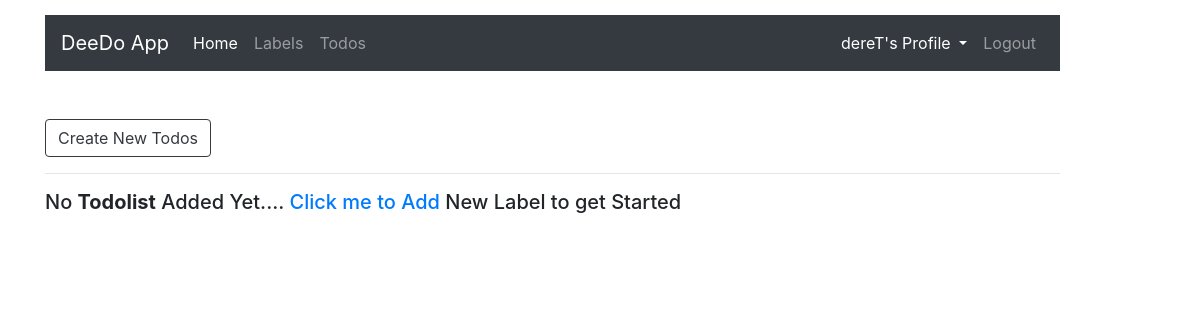
Page / (signed in) on the earlier database version.
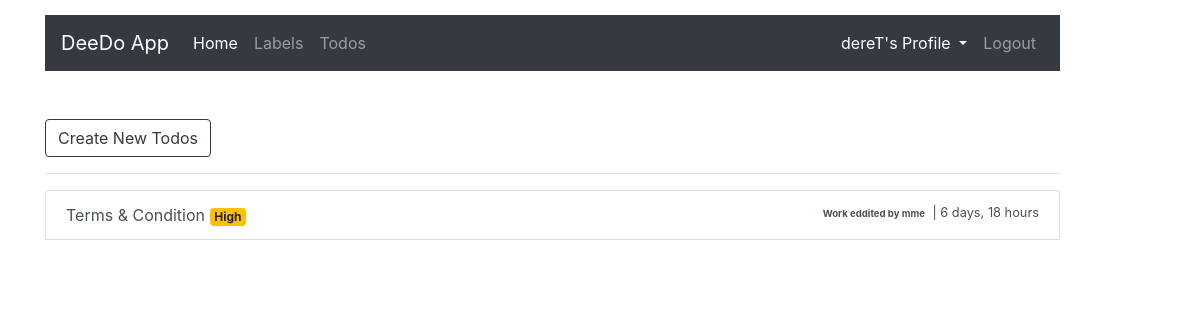
Same page on the later database version.
### todos/models.py (models this page shows, shortened)
class Todo(models.Model):
    title = models.CharField(max_length=100)
    description = models.TextField()
    label = models.ForeignKey(Label, on_delete=models.CASCADE)
    created_on = models.DateTimeField(auto_now_add=True)
    updated_on = models.DateTimeField(auto_now=True)
    status = models.BooleanField(default=False)
    owner = models.ForeignKey(User, on_delete=models.CASCADE, default=1)
    todo_priority = models.ForeignKey(TodoLevel, on_delete=models.CASCADE, default=1)

class TodoLevel(models.Model):
    title = models.CharField(max_length=20)
    created_on = models.DateTimeField(auto_now_add=True)
    updated_on = models.DateTimeField(auto_now=True)
    def __str__(self):
        return self.title

class Label(models.Model):
    title = models.CharField(max_length=100)
    created_on = models.DateTimeField(auto_now_add=True)
    updated_on = models.DateTimeField(auto_now=True)
    status = models.BooleanField(default=1)
    owner = models.ForeignKey(User, on_delete=models.CASCADE, default=1)
    def __str__(self):
        return self.title

### todos/views.py (the view)
# urls.py: path('', TodoListView.as_view(), name='todos-list'),
class TodoListView(LoginRequiredMixin,ListView):
    model = Todo
    def get_queryset(self):
        return Todo.objects.filter(owner=self.request.user).order_by('-todo_priority')

### templates/todos/todo_list.html (shortened to what this page needs)
{% extends 'base.html' %}
{% block contents %}
<div class="mt-5">
        <a href="{% url 'todos-add' %}" class="btn btn-outline-dark">
             Create New Todos
        </a>
        <hr/>
</div>
    {% if object_list %}
            <ul class="list-group checked-list-box">
                {% for todo in object_list %}
                    {% if todo.status == False %}
                        <a href="{% url 'todos-detail' todo.id %}" class="list-group-item list-group-item-action">
                            {{todo.title}}
                            {% if todo.todo_priority.id == 4 %}
                                <span class="badge badge-danger">{{todo.todo_priority}}</span>
                            {% elif todo.todo_priority.id == 3 %}
                                <span class="badge badge-warning">{{todo.todo_priority}}</span>
                            {% elif todo.todo_priority.id == 2 %}
                                <span class="badge badge-info">{{todo.todo_priority}}</span>
                            {% else %}
                                <span class="badge badge-secondary">{{todo.todo_priority}}</span>
                            {% endif %}
                                <small class="float-right">
                                <span class="badge badge-default"> {{todo.label}} </span>
                                <span>| {{todo.updated_on|timesince}}
                                </small>
                        </a>
                    {% endif %}
                {% endfor %}
            </ul>
    {% else %}
        <h5>
            No <b>Todolist</b> Added Yet....
            <a href="{% url 'todos-add' %}"> Click me to Add </a>
            New Label to get Started
        </h5>
    {% endif %}
{% endblock contents %}

Differences in the rows shown:
added Todo: title "Terms & Condition", todo_priority "High", label "Work eddited by mme", updated_on "6 days, 18 hours"
Other differences:
text no longer shown: "No Todolist Added Yet.... Click me to Add New Label to get Started"
